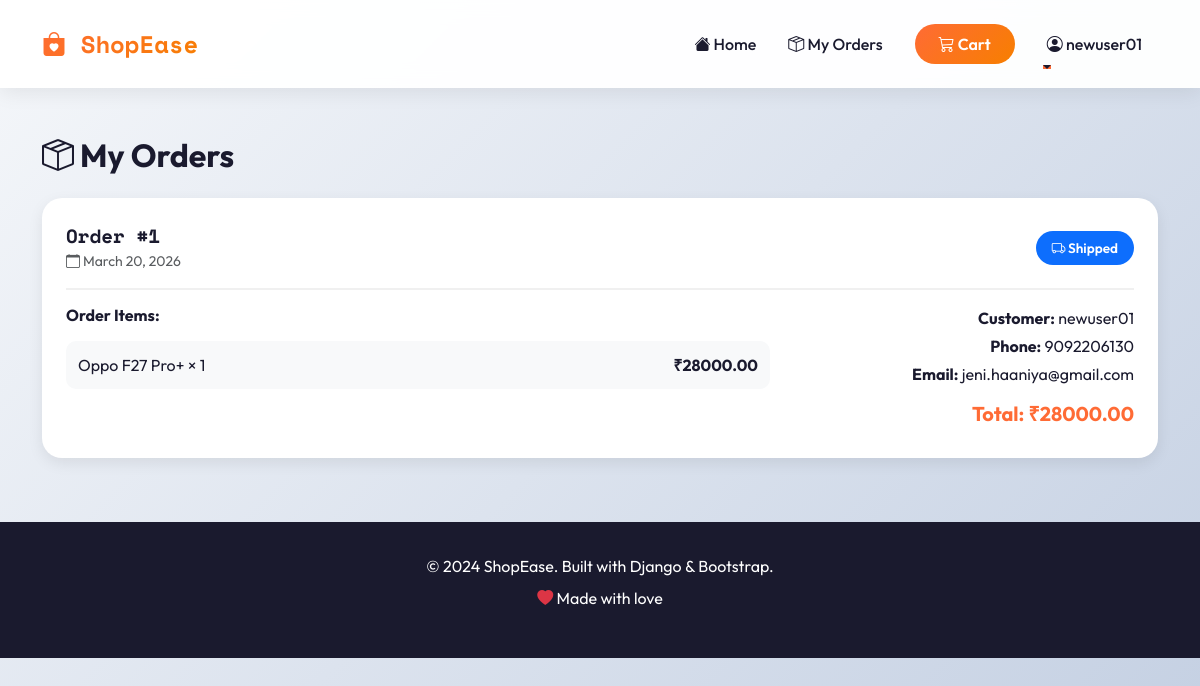
The app's page /my-orders/ (signed in) with its own data.
### shop/models.py (models this page shows, shortened)
class Order(models.Model):
    STATUS_CHOICES = [
        ('pending', 'Pending'),
        ('confirmed', 'Confirmed'),
        ('shipped', 'Shipped'),
        ('delivered', 'Delivered'),
        ('cancelled', 'Cancelled'),
    ]
    user = models.ForeignKey(User, on_delete=models.CASCADE)
    customer_name = models.CharField(max_length=200)
    email = models.EmailField()
    phone = models.CharField(max_length=20)
    address = models.TextField()
    total_amount = models.DecimalField(max_digits=10, decimal_places=2)
    payment_screenshot = models.ImageField(upload_to='payment_proofs/')
    status = models.CharField(max_length=20, choices=STATUS_CHOICES, default='pending')
    created_at = models.DateTimeField(auto_now_add=True)
    updated_at = models.DateTimeField(auto_now=True)
    class Meta:
        ordering = ['-created_at']

class OrderItem(models.Model):
    order = models.ForeignKey(Order, related_name='items', on_delete=models.CASCADE)
    product = models.ForeignKey(Product, on_delete=models.CASCADE)
    quantity = models.IntegerField()
    price = models.DecimalField(max_digits=10, decimal_places=2)
    def get_total(self):
        return self.price * self.quantity

class Product(models.Model):
    name = models.CharField(max_length=200)
    description = models.TextField()
    price = models.DecimalField(max_digits=10, decimal_places=2)
    image = models.ImageField(upload_to='products/')
    stock = models.IntegerField(default=0)
    created_at = models.DateTimeField(auto_now_add=True)
    updated_at = models.DateTimeField(auto_now=True)
    class Meta:
        ordering = ['-created_at']

### shop/views.py (the view)
# urls.py: path('my-orders/', views.my_orders, name='my_orders'),
@login_required
def my_orders(request):
    orders = Order.objects.filter(user=request.user)
    return render(request, 'shop/my_orders.html', {'orders': orders})

### shop/context_processors.py (called while the page is built)
def cart_count(request):
    if request.user.is_authenticated:
        count = Cart.objects.filter(user=request.user).count()
    else:
        count = 0
    return {'cart_count': count}

### templates/shop/my_orders.html (shortened to what this page needs)
{% extends 'base.html' %}
{% block content %}
<h2 class="mb-4 fw-bold">
    <i class="bi bi-box-seam"></i> My Orders
</h2>
{% if orders %}
    {% for order in orders %}
        <div class="order-card animate-fade-in" style="animation-delay: {{ forloop.counter0 }}00ms;">
            <div class="order-header">
                <div>
                    <span class="order-id">Order #{{ order.id }}</span>
                    <p class="text-muted mb-0 small">
                        <i class="bi bi-calendar"></i> {{ order.created_at|date:"F d, Y" }}
                    </p>
                </div>
                <div>
                    {% if order.status == 'pending' %}
                        <span class="status-badge bg-warning text-dark">
                            <i class="bi bi-clock"></i> Pending
                        </span>
                    {% elif order.status == 'confirmed' %}
                        <span class="status-badge bg-info text-white">
                            <i class="bi bi-check-circle"></i> Confirmed
                        </span>
                    {% elif order.status == 'shipped' %}
                        <span class="status-badge bg-primary text-white">
                            <i class="bi bi-truck"></i> Shipped
                        </span>
                    {% elif order.status == 'delivered' %}
                        <span class="status-badge bg-success text-white">
                            <i class="bi bi-box-seam"></i> Delivered
                        </span>
                    {% else %}
                        <span class="status-badge bg-danger text-white">
                            <i class="bi bi-x-circle"></i> Cancelled
                        </span>
                    {% endif %}
                </div>
            </div>
            <div class="row">
                <div class="col-md-8">
                    <h6 class="fw-bold mb-2">Order Items:</h6>
                    <div class="order-items">
                        {% for item in order.items.all %}
                            <div class="order-item">
                                <div class="d-flex justify-content-between">
                                    <span>{{ item.product.name }} × {{ item.quantity }}</span>
                                    <span class="fw-bold">₹{{ item.get_total }}</span>
                                </div>
                            </div>
                        {% endfor %}
                    </div>
                </div>
                <div class="col-md-4">
                    <div class="text-end">
                        <p class="mb-1"><strong>Customer:</strong> {{ order.customer_name }}</p>
                        <p class="mb-1"><strong>Phone:</strong> {{ order.phone }}</p>
                        <p class="mb-3"><strong>Email:</strong> {{ order.email }}</p>
                        <h5 class="fw-bold" style="color: var(--primary-color);">
                            Total: ₹{{ order.total_amount }}
                        </h5>
                    </div>
                </div>
            </div>
        </div>
    {% endfor %}
{% endif %}
{% endblock %}

### templates/base.html (shortened to what this page needs)
<!DOCTYPE html>
<html lang="en">
<head>
    <link href="https://cdn.jsdelivr.net/npm/bootstrap@5.3.0/dist/css/bootstrap.min.css" rel="stylesheet">
    <link rel="stylesheet" href="https://cdn.jsdelivr.net/npm/bootstrap-icons@1.11.0/font/bootstrap-icons.css">
</head>
<body>
    <nav class="navbar navbar-expand-lg sticky-top">
        <div class="container">
            <a class="navbar-brand" href="{% url 'home' %}">
                <i class="bi bi-bag-heart-fill"></i> ShopEase
            </a>
            <div class="collapse navbar-collapse" id="navbarNav">
                <ul class="navbar-nav ms-auto align-items-center">
                    <li class="nav-item">
                        <a class="nav-link" href="{% url 'home' %}">
                            <i class="bi bi-house-fill"></i> Home
                        </a>
                    </li>
                    {% if user.is_authenticated %}
                        <li class="nav-item">
                            <a class="nav-link" href="{% url 'my_orders' %}">
                                <i class="bi bi-box-seam"></i> My Orders
                            </a>
                        </li>
                        <li class="nav-item">
                            <a class="nav-link" href="{% url 'cart' %}">
                                <button class="btn btn-cart">
                                    <i class="bi bi-cart3"></i> Cart
                                </button>
                            </a>
                        </li>
                        <li class="nav-item dropdown">
                            <a class="nav-link dropdown-toggle" href="#" role="button" data-bs-toggle="dropdown">
                                <i class="bi bi-person-circle"></i> {{ user.username }}
                            </a>
                        </li>
                    {% endif %}
                </ul>
            </div>
        </div>
    </nav>
    <main class="container my-5">
        {% block content %}{% endblock %}
    </main>
    <footer class="footer text-center">
        <div class="container">
            <p class="mb-0">&copy; 2024 ShopEase. Built with Django & Bootstrap.</p>
            <p class="mt-2">
                <i class="bi bi-heart-fill text-danger"></i> Made with love
            </p>
        </div>
    </footer>
</body>
</html>

### templates/base.html (style rules this page uses)
:root { --primary-color: #FF6B35; --secondary-color: #004E89; --accent-color: #F77F00; --dark: #1A1A2E; --light: #F8F9FA; --success: #06D6A0; }
* { margin: 0; padding: 0; box-sizing: border-box; }
body { font-family: 'Outfit', sans-serif; background: linear-gradient(135deg, #f5f7fa 0%, #c3cfe2 100%); min-height: 100vh; color: var(--dark); }
.navbar { background: rgba(255, 255, 255, 0.95); backdrop-filter: blur(10px); box-shadow: 0 4px 20px rgba(0, 0, 0, 0.08); padding: 1rem 0; }
.navbar-brand { font-family: 'Space Mono', monospace; font-weight: 700; font-size: 1.5rem; background: linear-gradient(135deg, var(--primary-color), var(--accent-color)); -webkit-background-clip: text; -webkit-text-fill-color: transparent; background-clip: text; }
.nav-link { font-weight: 500; color: var(--dark) !important; margin: 0 0.5rem; transition: all 0.3s ease; position: relative; }
.nav-link::after { content: ''; position: absolute; bottom: -5px; left: 0; width: 0; height: 2px; background: var(--primary-color); transition: width 0.3s ease; }
.btn-cart { position: relative; background: linear-gradient(135deg, var(--primary-color), var(--accent-color)); border: none; color: white; padding: 0.5rem 1.5rem; border-radius: 50px; font-weight: 600; transition: transform 0.3s ease; }
.footer { background: var(--dark); color: white; padding: 2rem 0; margin-top: 4rem; }
.animate-fade-in { animation: fadeInUp 0.6s ease-out; }

### templates/shop/my_orders.html (style rules this page uses)
.order-card { background: white; border-radius: 20px; padding: 1.5rem; margin-bottom: 1.5rem; box-shadow: 0 5px 15px rgba(0, 0, 0, 0.08); transition: all 0.3s ease; }
.order-header { display: flex; justify-content: space-between; align-items: center; margin-bottom: 1rem; padding-bottom: 1rem; border-bottom: 2px solid #f0f0f0; }
.order-id { font-family: 'Space Mono', monospace; font-weight: 700; font-size: 1.2rem; }
.status-badge { padding: 0.5rem 1rem; border-radius: 50px; font-weight: 600; font-size: 0.85rem; }
.order-items { margin-top: 1rem; }
.order-item { padding: 0.75rem; background: #f8f9fa; border-radius: 10px; margin-bottom: 0.5rem; }

### records on screen
Order: id "1", created_at "March 20, 2026", status "shipped" (drawn), customer_name "newuser01", phone "9092206130", email "jeni.haaniya@gmail.com", total_amount "28000.00"
OrderItem: product.name "Oppo F27 Pro+", quantity "1", get_total "28000.00"

### other values on screen
{{ user.username }} "newuser01"
